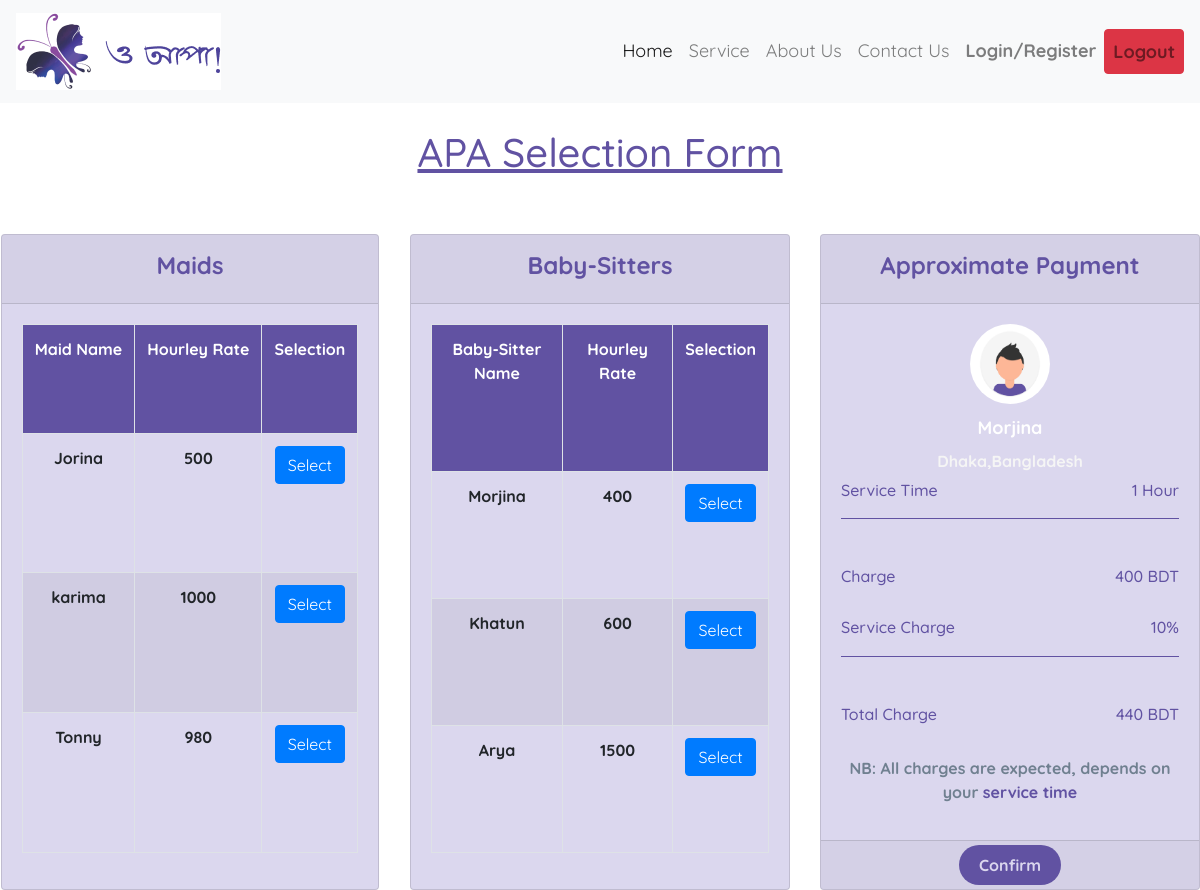
Screenshot of /Model/forms/selection.php?selectId=3 with the database file from the repository.
### tables this page shows
CREATE TABLE `maid` (
  `maidid` int(11) NOT NULL,
  `maidname` char(50) NOT NULL,
  `maidrate` int(4) NOT NULL
);

CREATE TABLE `baby` (
  `babyid` int(11) NOT NULL,
  `babyname` char(50) NOT NULL,
  `babyrate` int(4) NOT NULL
);

### Model/forms/selection.php (the view, shortened to what this page needs)
<?php
 include 'conn.php';
$name = "";
$rate = 0;
  if(isset($_GET['selectmId'])){
    $smId = $_GET['selectmId'];
 $q = "select * from maid where maidid = '$smId' ";
 $query = mysqli_query($con,$q);
 while($res = mysqli_fetch_array($query)){
   $name = $res['maidname'];
   $rate = $res['maidrate'];
 }
  }
  elseif(isset($_GET['selectId'])){
    $sId = $_GET['selectId'];
 $q = "select * from baby where babyid = '$sId' ";
 $query = mysqli_query($con,$q);
 while($res = mysqli_fetch_array($query)){
   $name = $res['babyname'];
   $rate = $res['babyrate'];
 }
  }
  $charge = 10;
  $total = $rate*0.1+$rate;
?>
<!DOCTYPE html>
<html lang="en">
  <head>
  <link rel="stylesheet" href="https://maxcdn.bootstrapcdn.com/bootstrap/4.0.0/css/bootstrap.min.css">
  <link rel="stylesheet" href="http://localhost/OApa!/View/styles/selection.css">
 <link rel="stylesheet" type="text/css" href="http://ajax.aspnetcdn.com/ajax/jquery.dataTables/1.9.4/css/jquery.dataTables.css">
  </head>
  <body>
      <div class="">
        <nav class="navbar navbar-expand-lg navbar-light bg-light">
          <a class="navbar-brand" href="#"
            ><img src="http://localhost/OApa!/View/icons/navlogo.png" alt=""
          /></a>
          <div
            class="collapse navbar-collapse nav justify-content-end"
            id="navbarNav"
          >
            <ul class="navbar-nav">
              <li class="nav-item active">
                <a class="nav-link" href="#"
                  >Home <span class="sr-only">(current)</span></a
                >
              </li>
              <li class="nav-item">
                <a class="nav-link" href="#service">Service</a>
              </li>
              <li class="nav-item">
                <a class="nav-link" href="#">About Us</a>
              </li>
              <li class="nav-item">
                <a class="nav-link" href="#contact">Contact Us</a>
              </li>
              <li class="nav-item">
                            <a class="nav-link" id="" href="#login"><b>Login/Register<b></a>
                        </li>
                        <li class="nav-item">
                <a class="nav-link btn btn-danger" id="logout-btn" href="logout.php"
                  ><b>Logout</b></a
                ></li>
            </ul>
          </div>
        </nav>
      </div>
      <h1>
        APA Selection Form
      </h1>
      <div class="row">
        <div class="col-md-4 d-flex justify-content-around ">
          <div id="card-bg" class="card text-center">
            <div class="card-header">
              <label for="">Maids</label><br />
            </div>
            <div class="card-body d-flex justify-content-around">
      <table  id="tabledata" class=" table table-striped table-hover table-bordered">
 <tr id="tr_head"class=" text-white text-center">
 <th> Maid Name </th>
 <th> Hourley Rate </th>
 <th> Selection</th>
 </tr >
 <?php
 include 'conn.php';
 $q = "select * from maid ";
 $query = mysqli_query($con,$q);
 while($res = mysqli_fetch_array($query)){
 ?>
 <tr id="tr_body" class="text-center">
 <td> <?php echo $res['maidname'];  ?> </td>
 <td> <?php echo $res['maidrate'];  ?> </td>
 <td> <button class="btn-primary btn"> <a href="selection.php?selectmId=<?php
 echo $res['maidid'];
 ?>" class="text-white"> Select </a>  </button> </td>
 </tr>
 <?php
 }
  ?>
 </table>
            </div>
          </div>
        </div>
        <div class="col-md-4 d-flex justify-content-around">
          <div id="card-bg" class="card text-center">
            <div class="card-header">
              <label for="">Baby-Sitters</label>
            </div>
            <div class="card-body d-flex justify-content-around">
              <table  id="tabledata" class=" table table-striped table-hover table-bordered">
 <tr id="tr_head"class=" text-white text-center">
 <th> Baby-Sitter Name </th>
 <th> Hourley Rate </th>
 <th> Selection </th>
 </tr >
 <?php
 include 'conn.php';
 $q = "select * from baby ";
 $query = mysqli_query($con,$q);
 while($res = mysqli_fetch_array($query)){
 ?>
 <tr id="tr_body" class="text-center">
 <td> <?php echo $res['babyname'];  ?> </td>
 <td> <?php echo $res['babyrate'];  ?> </td>
<td> <button class="btn-primary btn"> <a href="selection.php?selectId=<?php
 echo $res['babyid'];
 ?>" class="text-white"> Select </a>  </button> </td>
 </tr>
 <?php
 }
  ?>
 </table>
          </div>
          </div>
        </div>
        <div class="col-md-4 d-flex justify-content-around">
          <div id="card-bg" class="card text-center">
            <div class="card-header">
              <label for="">Approximate Payment</label>
            </div>
            <div class="card-body">
              <div class=img>
                <img src="http://localhost/OApa!/View/icons/userdp.png" alt="" class="user"><br>
                        <label id="username" for=""><?php echo $name ?></label><br>
                        <label id="address" for="">Dhaka,Bangladesh</label>
              </div>
              <div class="payment">
                <div id="info-section"class="d-flex justify-content-between"><h6  for="">Service Time</h6><h6 >1 Hour</h6> </div> <br>
                <br>
                 <div  class="d-flex justify-content-between"><h6>Charge</h6><h6><?php echo $rate ?> BDT</h6> </div> <br>
                  <div id="info-section" class="d-flex justify-content-between"><h6  for="">Service Charge</h6><h6 ><?php echo $charge ?>%</h6> </div> <br>
                  <br>
                   <div class="d-flex justify-content-between"><h6  for="">Total Charge</h6><h6 ><?php echo $total ?> BDT</h6> </div> <br>
                <p>NB: All charges are expected, depends on your <span>service time</span></p>
              </div>
            </div>
 <div class="card-footer">
                        <a id="btn" href="payment.php?name=<?php  echo $name;?>&&rate=<?php echo $rate; ?>">Confirm</a>
                        </div>
          </div>
        </div>
      </div>
  </body>
</html>

### View/styles/selection.css (style rules this page uses)
body { font-family: "Quicksand", sans-serif; }
.nav-link { color: #6152a2; font-size: large; }
#card-bg { background-color: #dbd7ee; }
h1 { color: #6152a2; text-align: center; text-decoration: underline; padding-bottom: 50px; padding-top: 25px; }
.user { height: 80px; width: 80px; border-radius: 50px; }
#username { color: white; font-size: large; font-weight: bold; text-align: center; margin-top: 10px; }
#address { color: whitesmoke; font-size: medium; font-weight: bold; text-align: center; }
#info-section { border-bottom: solid; border-width: thin; border-color: #6152a2; padding-bottom: 10px; }
p { color: slategray; }
span { color: #6152a2; font-size: medium; font-weight: bold; }
h6 { color: #6152a2; }
.card-header { color: #6152a2; font-weight: 700; font-size: x-large; }
#btn { background-color: #6152a2; color: #dbd7ee; font-weight: medium; border: none; border-radius: 20px; padding: 10px 20px; margin-bottom: 20px; }
#tr_head { background-color: #6152a2; }

### rows the page displays
maid: maidname "Jorina", maidrate "500"
maid: maidname "karima", maidrate "1000"
maid: maidname "Tonny", maidrate "980"
baby: babyname "Morjina", babyrate "400", babyrate "440"
baby: babyname "Khatun", babyrate "600"
baby: babyname "Arya", babyrate "1500"

### other values shown
$charge "10"
